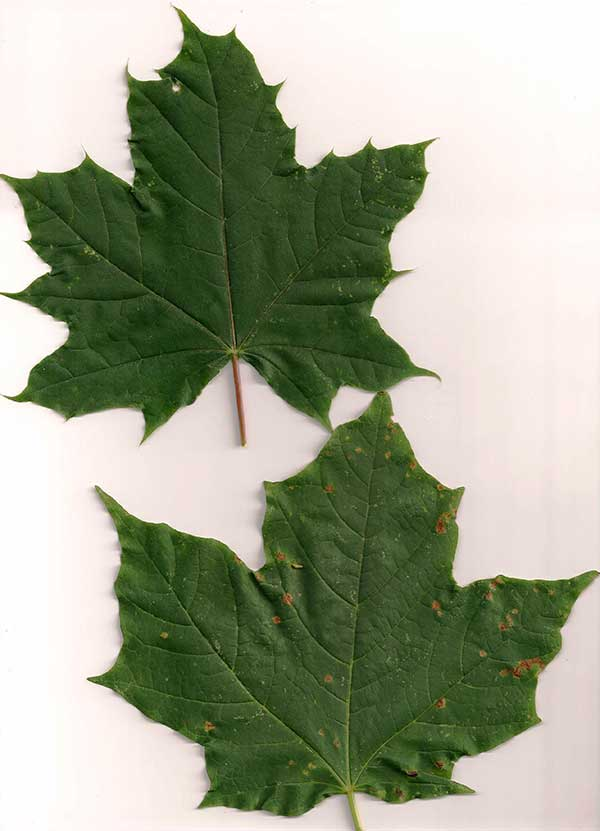
#> input picture Part1_Introduction_to_Computer_Vision/Features_Images_Segmentations/images/viking_canada.jpg, 600 x 831 px
$ jupyter execute Corner_Harris_Norway_Canada_Maple.ipynb   (shell and % lines are left out)
#> lines starting #> are read from the running program, lines starting #| are printed output that depends on the picture
# Corner Harris

Corner harris of the viking and Canadian maple leaf!

[cell 1]
import matplotlib.pyplot as plt
import numpy as np
import cv2


# Read in the image
image = cv2.imread('images/viking_canada.jpg')
#> image is the input picture: shape (831, 600, 3); mean B, G, R 144.3, 165.9, 160

# Make a copy of the image
image_copy = np.copy(image)

# Change color to RGB (from BGR)
image_copy = cv2.cvtColor(image_copy, cv2.COLOR_BGR2RGB)

plt.imshow(image_copy)

## Corners detector

[cell 2]
# Convert to grayscale
gray = cv2.cvtColor(image_copy, cv2.COLOR_RGB2GRAY)
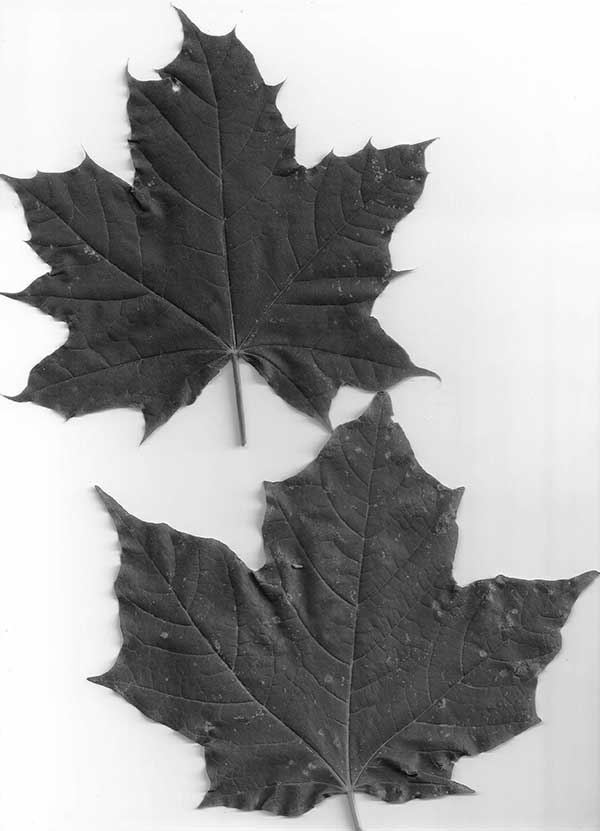
#> gray: shape (831, 600); min 3, max 255, mean 161.6
gray = np.float32(gray)

# Detect corners
dst = cv2.cornerHarris(gray, 2, 3, 0.04)
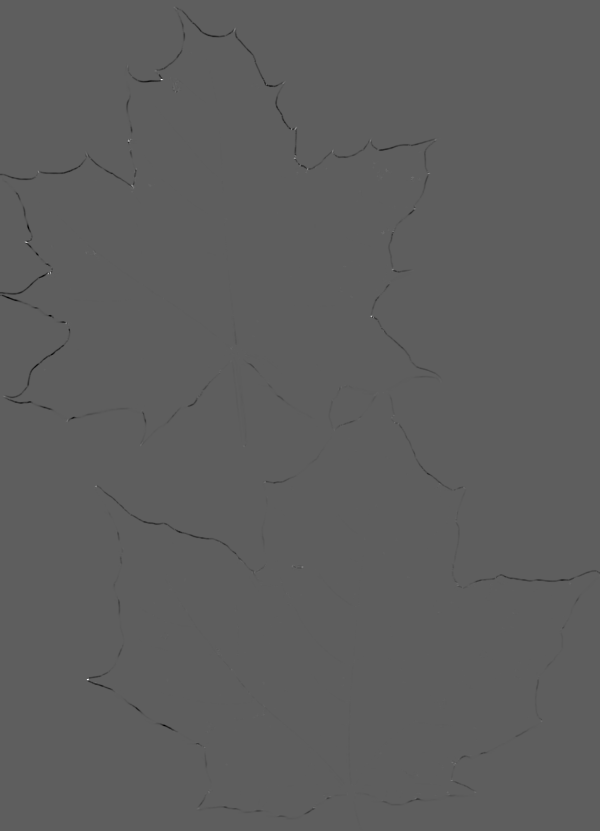
#> dst: shape (831, 600) float32; min -29914558, max 51090936, mean -59326.1; drawn with min black and max white

# Dilate corner image to enhance corner points
dst = cv2.dilate(dst,None)
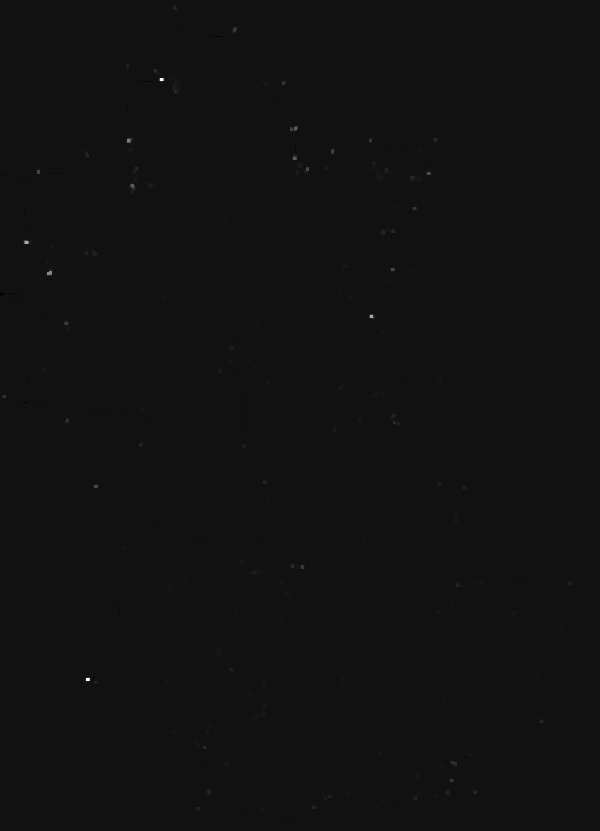
#> dst: shape (831, 600) float32; min -3674921.8, max 51090936, mean 27630.3; drawn with min black and max white

print("dst shape", dst.shape)
#| dst shape (831, 600)
plt.imshow(dst, cmap='gray')

[cell 3]
## TODO: Define a threshold for extracting strong corners
# This value vary depending on the image and how many corners you want to detect
# Try changing this free parameter, 0.1, to be larger or smaller ans see what happens
thresh = 0.006*dst.max()
#> thresh = 306545.6

# Create an image copy to draw corners on
corner_image = np.copy(image_copy)

# Iterate through all the corners and draw them on the image (if they pass the threshold)
for j in range(0, dst.shape[0]):
    for i in range(0, dst.shape[1]):
        if(dst[j,i] > thresh):
            # image, center pt, radius, color, thickness
            cv2.circle( corner_image, (i, j), 1, (100,0,0), 1)
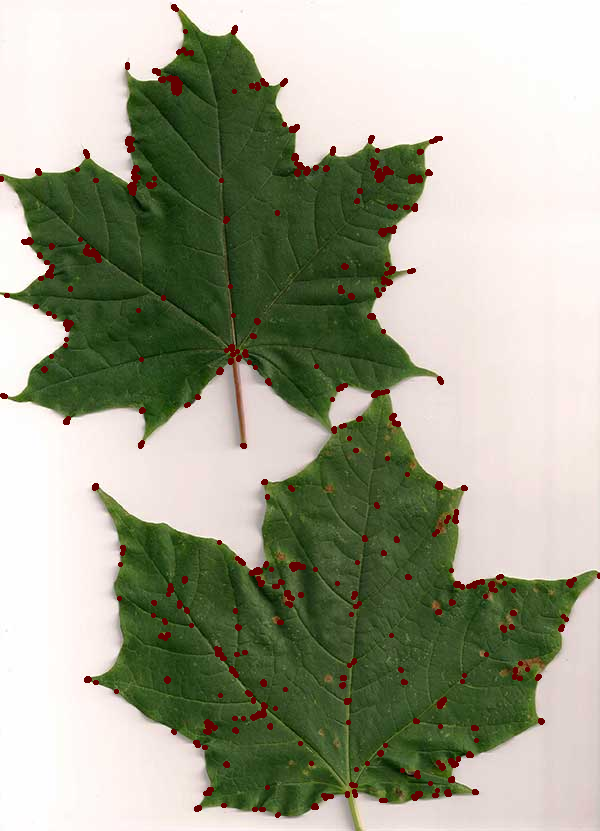
#> corner_image: shape (831, 600, 3); mean R, G, B 160, 163.3, 142.6

plt.imshow(corner_image)
